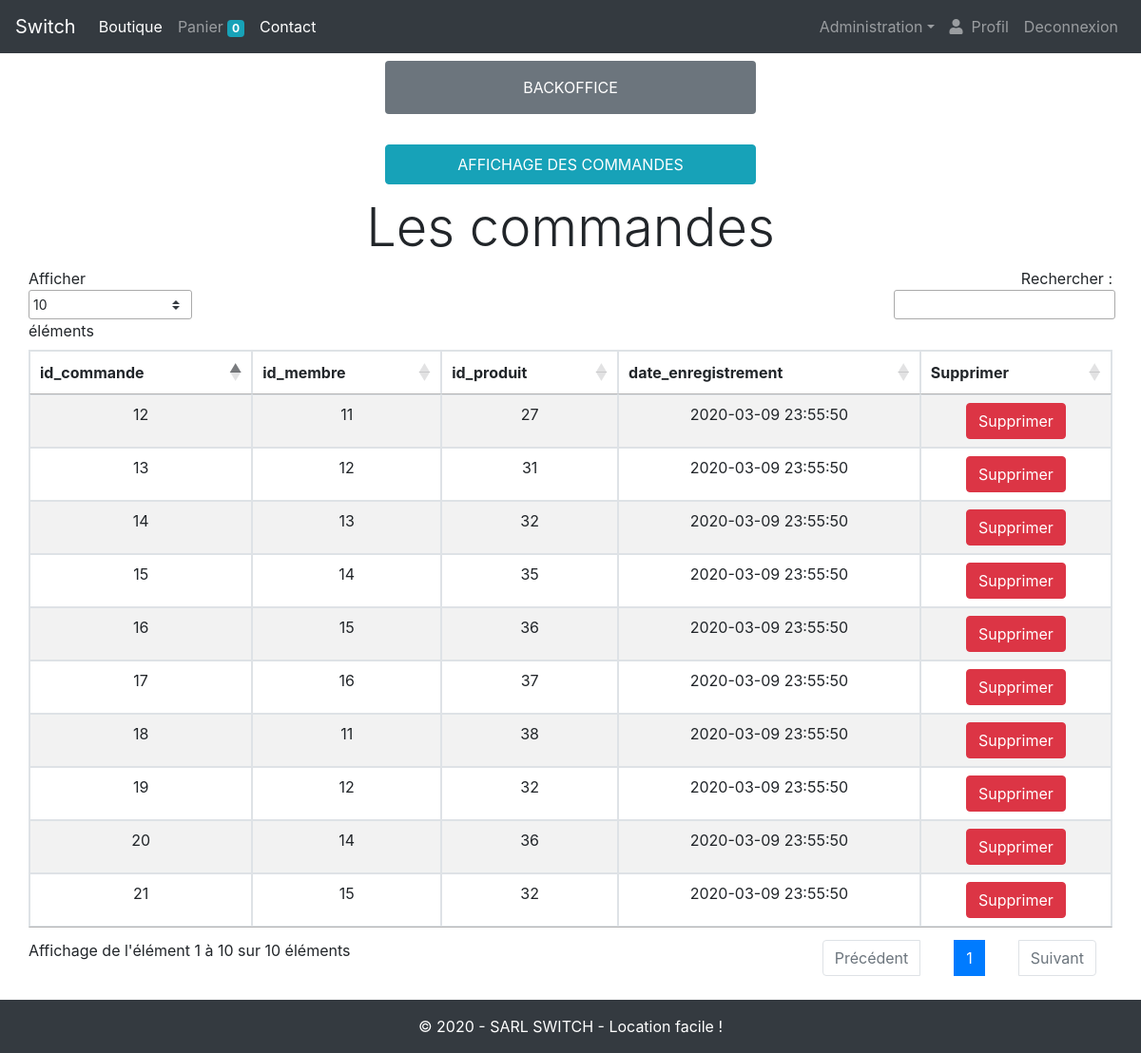
Screenshot of /admin/gestion_commande.php (signed in) with the database file from the repository.
### tables this page shows
CREATE TABLE IF NOT EXISTS `commande` (
  `id_commande` int(3) NOT NULL AUTO_INCREMENT,
  `id_membre` int(3) NOT NULL,
  `id_produit` int(3) NOT NULL,
  `date_enregistrement` datetime NOT NULL,
  PRIMARY KEY (`id_commande`),
  KEY `cascade_produit` (`id_produit`)
);

### admin/gestion_commande.php (the view, shortened to what this page needs)
<?php
require_once('../inc/init.inc.php');
require_once('../inc/header.inc.php');
?>
<div><p class="col-md-4 offset-md-4 bg-secondary text-center rounded text-white mt-2 p-3">BACKOFFICE</p></div>
<div><a href="?action=affichage" class="col-md-4 offset-md-4 btn btn-info p-2 mb-1 mt-3">AFFICHAGE DES COMMANDES</a></div>
    <?php $data = $bdd ->query("SELECT *
    FROM commande
    ORDER BY commande.date_enregistrement"); ?>
    <h3 class="display-4 text-center mt-2">Les commandes</h3>
    <div class="container col-12 overflow-auto">
        <table  id="opentable" class="table table-striped table-bordered text-center" style="width:100%">
            <thead>
                <tr>
                    <?php
                            for ($i = 0; $i < $data->columnCount(); $i++):
                            $colonne = $data->getColumnMeta($i)
                    ?>
                    <th><?= $colonne['name'] ?></th>
                    <?php endfor; ?>
                    <th>Supprimer</th>
                </tr>
            </thead>
            <tbody>
                <?php while($products = $data->fetch(PDO::FETCH_ASSOC)): ?>
                    <tr>
                    <?php foreach($products as $key => $value): ?>
                        <td><?= $value ?></td>
                    <?php endforeach; ?>
                            <td><a href="?action=suppression&id_commande=<?=$products['id_commande']?>" class="btn btn-danger"> Supprimer</a></td>
                    </tr>
                    <?php endwhile; ?>
            </tbody>
        </table>
    </div>
</main>
<?php
require_once('../inc/footer.inc.php');

### rows the page displays
commande: id_commande "12", id_membre "11", id_produit "27", date_enregistrement "2020-03-09 23:55:50"
commande: id_commande "20", id_membre "14", id_produit "36", date_enregistrement "2020-03-09 23:55:50"
commande: id_commande "19", id_membre "12", id_produit "32", date_enregistrement "2020-03-09 23:55:50"
commande: id_commande "18", id_membre "11", id_produit "38", date_enregistrement "2020-03-09 23:55:50"
commande: id_commande "17", id_membre "16", id_produit "37", date_enregistrement "2020-03-09 23:55:50"
commande: id_commande "16", id_membre "15", id_produit "36", date_enregistrement "2020-03-09 23:55:50"
commande: id_commande "15", id_membre "14", id_produit "35", date_enregistrement "2020-03-09 23:55:50"
commande: id_commande "14", id_membre "13", id_produit "32", date_enregistrement "2020-03-09 23:55:50"
commande: id_commande "13", id_membre "12", id_produit "31", date_enregistrement "2020-03-09 23:55:50"
commande: id_commande "21", id_membre "15", id_produit "32", date_enregistrement "2020-03-09 23:55:50"

### other values shown
$nbProduct "0"
$colonne['name'] "id_commande"
$colonne['name'] "id_membre"
$colonne['name'] "id_produit"
$colonne['name'] "date_enregistrement"
